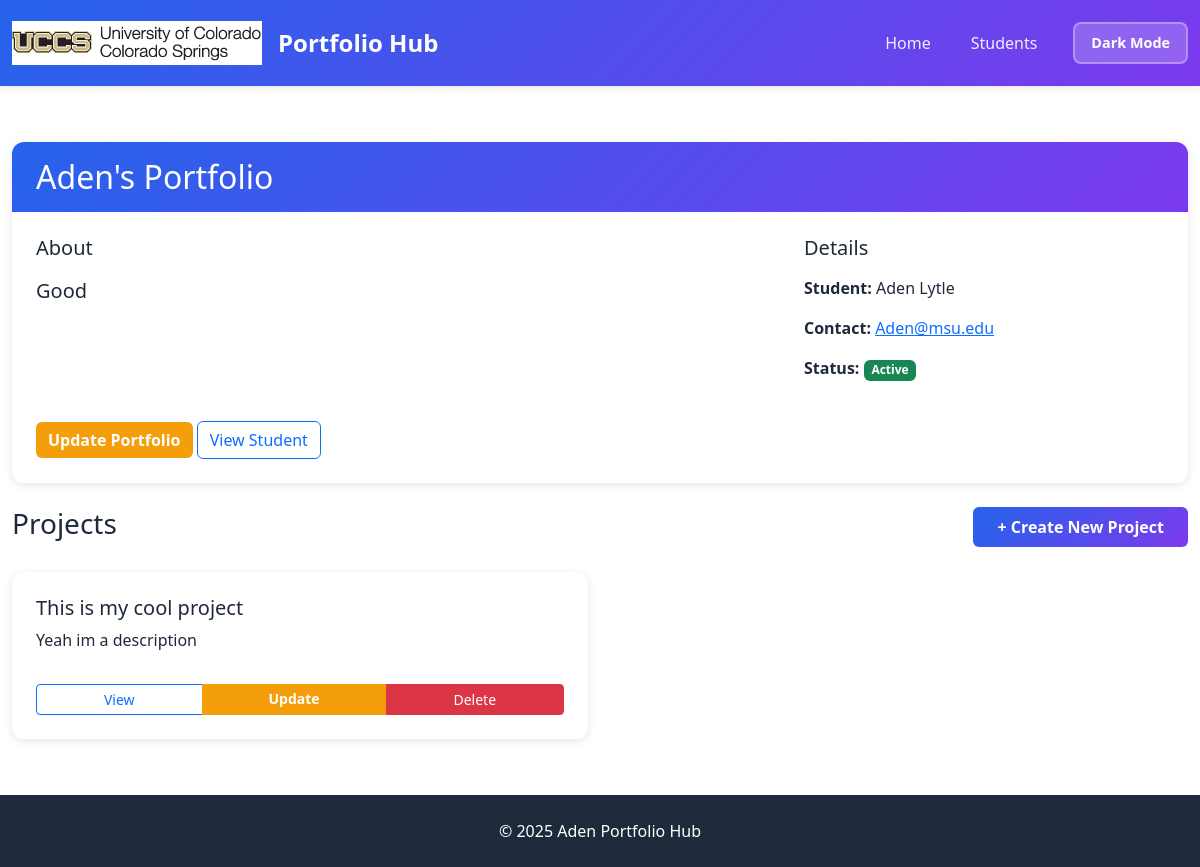
Page /portfolio/2/ on the committed database.
### portfolio_app/models.py (models this page shows, shortened)
class Portfolio(models.Model):
    title = models.CharField(max_length=200)
    contact_email = models.CharField(max_length=200)
    is_active = models.BooleanField(default=False)
    about = models.CharField(blank=True)

class Student(models.Model):
    MAJOR = (
        ('CSCI-BS', 'BS in Computer Science'),
        ('CPEN-BS', 'BS in Computer Engineering'),
        ('BIGD-BI', 'BI in Game Design and Development'),
        ('BICS-BI', 'BI in Computer Science'),
        ('BISC-BI', 'BI in Computer Security'),
        ('CSCI-BA', 'BA in Computer Science'),
        ('DASE-BS', 'BS in Data Analytics and Systems Engineering')
    )
    name = models.CharField(max_length=200)
    email = models.CharField("MSU Email", max_length=200)
    major = models.CharField(max_length=200, choices=MAJOR)
    portfolio = models.OneToOneField(
        Portfolio,
        on_delete=models.CASCADE,
        null=True, blank=True,
        related_name='student',
    )

class Project(models.Model):
    title = models.CharField(max_length=200)
    description = models.CharField()
    portfolio = models.ForeignKey(Portfolio, on_delete=models.CASCADE)

### portfolio_app/views.py (the view)
# urls.py: path('portfolio/<int:id>/', views.portfolio_detail, name='portfolio-detail'),
def portfolio_detail(request, id):
    portfolio = get_object_or_404(Portfolio, id=id)
    projects = Project.objects.filter(portfolio=portfolio)
    try:
        student = portfolio.student
    except Student.DoesNotExist:
        student = None
    context = {
        'portfolio': portfolio,
        'projects': projects,
        'student': student,
    }
    return render(request, 'portfolio_app/portfolio_detail.html', context)

### portfolio_app/templates/portfolio_app/portfolio_detail.html (shortened to what this page needs)
{% extends "portfolio_app/base_template.html" %}
{% block content %}
<div class="py-4">
  <div class="card mb-4">
    <div class="card-header">
      <h2 class="mb-0">{{ portfolio.title }}</h2>
    </div>
    <div class="card-body">
      <div class="row">
        <div class="col-md-8">
          <h5 class="mb-3">About</h5>
          <p class="lead">
            {% if portfolio.about %}
              {{ portfolio.about }}
            {% else %}
              No description available.
            {% endif %}
          </p>
        </div>
        <div class="col-md-4">
          <h5 class="mb-3">Details</h5>
          {% if student %}
            <p><strong>Student:</strong> {{ student.name }}</p>
          {% endif %}
          <p><strong>Contact:</strong>
            <a href="mailto:{{ portfolio.contact_email }}">{{ portfolio.contact_email }}</a>
          </p>
          <p><strong>Status:</strong>
            {% if portfolio.is_active %}
              <span class="badge bg-success">Active</span>
            {% else %}
              <span class="badge bg-secondary">Inactive</span>
            {% endif %}
          </p>
        </div>
      </div>
      <div class="mt-4">
        <a href="{% url 'portfolio-update' portfolio.id %}"
           class="btn btn-warning">Update Portfolio</a>
        {% if student %}
          <a href="{% url 'student-detail' student.id %}"
             class="btn btn-outline-primary">View Student</a>
        {% endif %}
      </div>
    </div>
  </div>
  <div class="d-flex justify-content-between align-items-center mb-4">
    <h3>Projects</h3>
    <a href="{% url 'project-create' portfolio.id %}"
       class="btn btn-primary">+ Create New Project</a>
  </div>
  {% if projects %}
    <div class="row row-cols-1 row-cols-md-2 g-4">
      {% for project in projects %}
        <div class="col">
          <div class="card h-100">
            <div class="card-body d-flex flex-column">
              <h5 class="card-title">{{ project.title }}</h5>
              <p class="card-text flex-grow-1">
                {% if project.description %}
                  {{ project.description|truncatewords:30 }}
                {% else %}
                  No description available.
                {% endif %}
              </p>
              <div class="btn-group mt-3" role="group">
                <a href="{% url 'project-detail' project.id %}"
                   class="btn btn-sm btn-outline-primary">View</a>
                <a href="{% url 'project-update' project.id %}"
                   class="btn btn-sm btn-warning">Update</a>
                <a href="{% url 'project-delete' project.id %}"
                   class="btn btn-sm btn-danger">Delete</a>
              </div>
            </div>
          </div>
        </div>
      {% endfor %}
    </div>
  {% else %}
    <div class="alert alert-info" role="alert">
      <h5 class="alert-heading">No Projects Yet</h5>
      <p class="mb-0">Click "Create New Project" to add one!</p>
    </div>
  {% endif %}
</div>
{% endblock %}

### portfolio_app/templates/portfolio_app/base_template.html (style rules this page uses)
:root { --primary-color: #2563eb; --secondary-color: #7c3aed; --accent-color: #f59e0b; --dark-bg: #1e293b; }
body { --bg-color: #ffffff; --text-color: #1e293b; --card-bg: #ffffff; --card-border: #e2e8f0; --input-bg: #ffffff; --input-border: #e2e8f0; --footer-bg: #1e293b; --footer-text: #ffffff; --light-text: #64748b; }
body { min-height: 100vh; display: flex; flex-direction: column; background-color: var(--bg-color); color: var(--text-color); transition: background-color 0.3s, color 0.3s; }
.btn-primary { background: linear-gradient(135deg, var(--primary-color), var(--secondary-color)); border: none; font-weight: 600; padding: 0.5rem 1.5rem; transition: transform 0.2s, box-shadow 0.3s; }
.btn-warning { background-color: var(--accent-color); border: none; color: white; font-weight: 600; }
.card { border: none; border-radius: 12px; box-shadow: 0 2px 8px rgba(0,0,0,0.1); transition: transform 0.3s, box-shadow 0.3s; overflow: hidden; background-color: var(--card-bg); color: var(--text-color); }
.card-header { background: linear-gradient(135deg, var(--primary-color), var(--secondary-color)); color: white; font-weight: 600; padding: 1rem 1.5rem; border: none; }
.card-body { padding: 1.5rem; }

### rows in the picture
Portfolio: title "Aden's Portfolio", about "Good", contact_email "Aden@msu.edu"
Student: name "Aden Lytle"
Project: title "This is my cool project", description "Yeah im a description"
